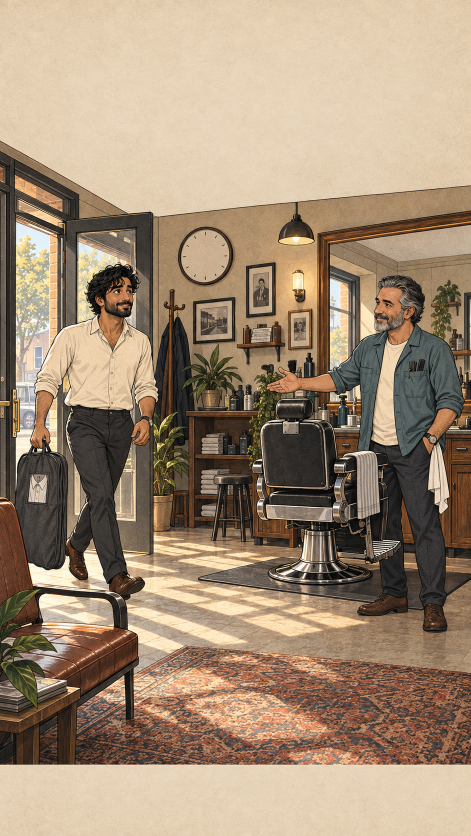
#> input picture episodes/003-just-one-quick-trim/art/01-arrival.png, 941 x 1672 px (shown at 1/2 size)
$ python render_episode.py
#> lines starting #> are read from the running program, lines starting #| are printed output that depends on the picture
from __future__ import annotations

from pathlib import Path
import json
import math
import subprocess

import numpy as np
import soundfile as sf
from PIL import Image, ImageDraw, ImageFilter, ImageFont, ImageOps


ROOT = Path(__file__).resolve().parent
ART = ROOT / "art"
AUDIO = ROOT / "audio"
BUILD = ROOT / "build"
OUT = ROOT / "deliverables"
BUILD.mkdir(exist_ok=True)
OUT.mkdir(exist_ok=True)

W, H = 1080, 1920
FPS = 30
SR = 48000
SAFE_LEFT = 70
SAFE_RIGHT = 930
SAFE_TOP = 260
SAFE_BOTTOM = 1320
CAPTION_BOTTOM = 1240
FONT_REGULAR = "/System/Library/Fonts/Avenir Next.ttc"
FONT_BOLD = "/System/Library/Fonts/Avenir Next.ttc"
INK = (35, 31, 30)
CREAM = (247, 235, 210)
TEAL = (46, 85, 84)
GOLD = (224, 169, 65)


def font(size: int, bold: bool = False) -> ImageFont.FreeTypeFont:
    # Avenir Next collection resolves to a readable default face on macOS.
    return ImageFont.truetype(FONT_BOLD if bold else FONT_REGULAR, size)


def fit_image(path: Path) -> Image.Image:
    return ImageOps.fit(Image.open(path).convert("RGB"), (W, H), method=Image.Resampling.LANCZOS)


# [13 lines left out: function cover_gradient, not called in this run]


def rounded_text_box(draw: ImageDraw.ImageDraw, xy, fill, radius=24, outline=None, width=0):
    draw.rounded_rectangle(xy, radius=radius, fill=fill, outline=outline, width=width)


# [88 lines left out: functions wrap, add_caption, add_time, title_arrival, phone_frame, not called in this run]


def ease(value: float) -> float:
    value = max(0.0, min(1.0, value))
    return value * value * (3 - 2 * value)


def lerp(start: float, end: float, amount: float) -> float:
    return start + (end - start) * amount


# [104 lines left out: functions draw_job_card, reveal_animation_frame, render_reveal_animation, not called in this run]


base = {
    "arrival": fit_image(ART / "01-arrival.png"),
    "beard-arrives": fit_image(ART / "03-beard-arrives.png"),
    "beard-chair": fit_image(ART / "04-beard-chair.png"),
    "neckline-arrives": fit_image(ART / "05-neckline-arrives.png"),
    "neckline-chair": fit_image(ART / "06-neckline-chair.png"),
    "moustache-arrives": fit_image(ART / "07-moustache-arrives.png"),
    "payoff": fit_image(ART / "09-payoff.png"),
    "reaction": fit_image(ART / "10-reaction.png"),
}
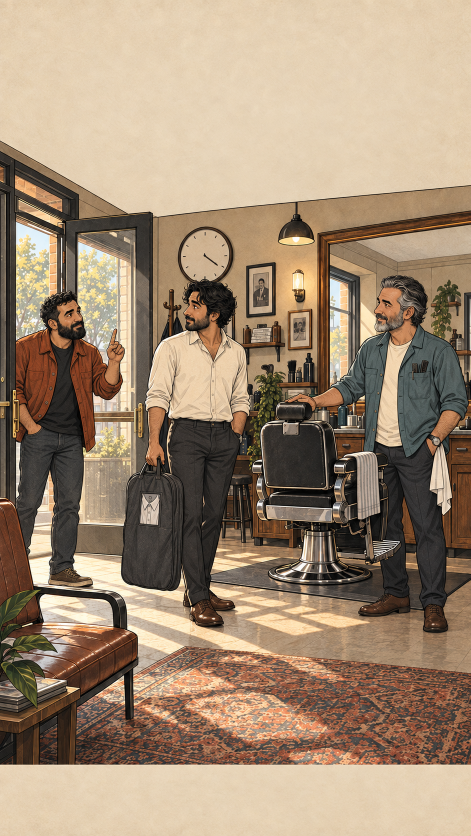
#> input picture episodes/003-just-one-quick-trim/art/03-beard-arrives.png, 941 x 1672 px (shown at 1/2 size)
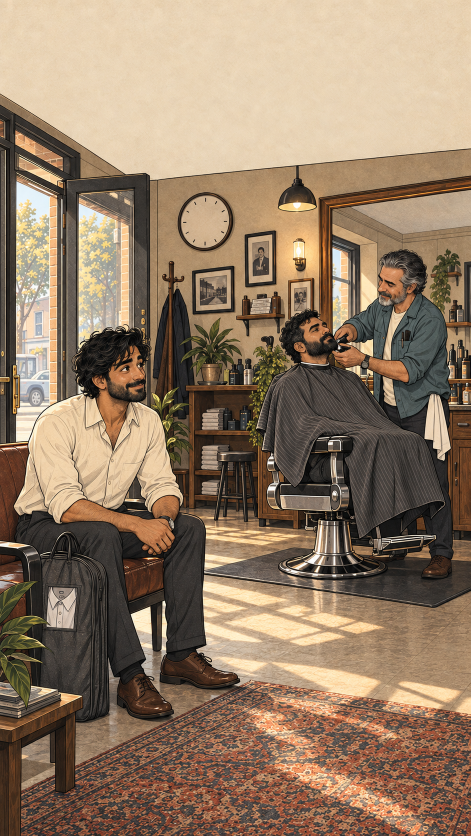
#> input picture episodes/003-just-one-quick-trim/art/04-beard-chair.png, 941 x 1672 px (shown at 1/2 size)
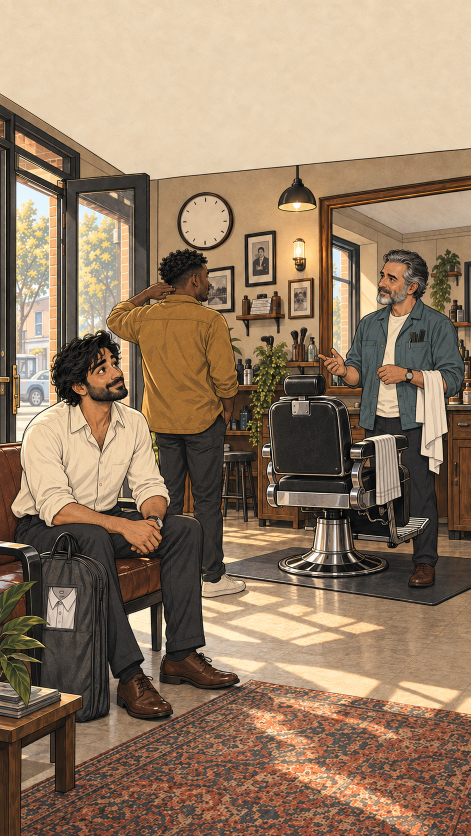
#> input picture episodes/003-just-one-quick-trim/art/05-neckline-arrives.png, 941 x 1672 px (shown at 1/2 size)
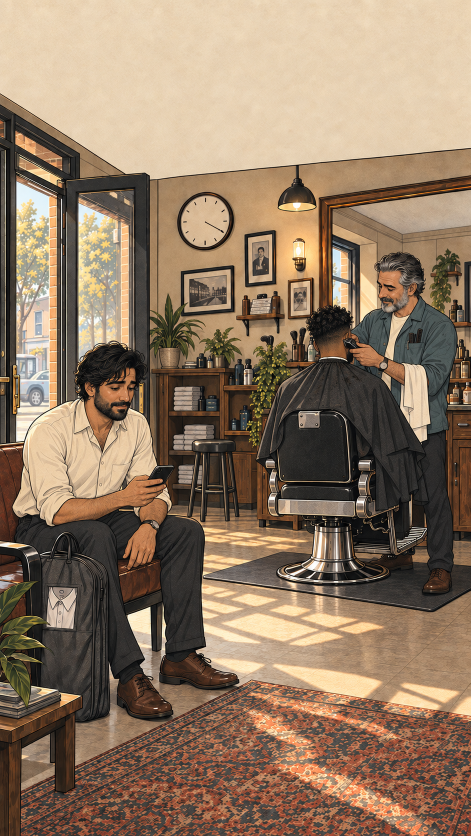
#> input picture episodes/003-just-one-quick-trim/art/06-neckline-chair.png, 941 x 1672 px (shown at 1/2 size)
#> in fit_image (call 5), `return ImageOps.fit(Image.open(path).convert("RGB"), (W, H), method=Im..`:
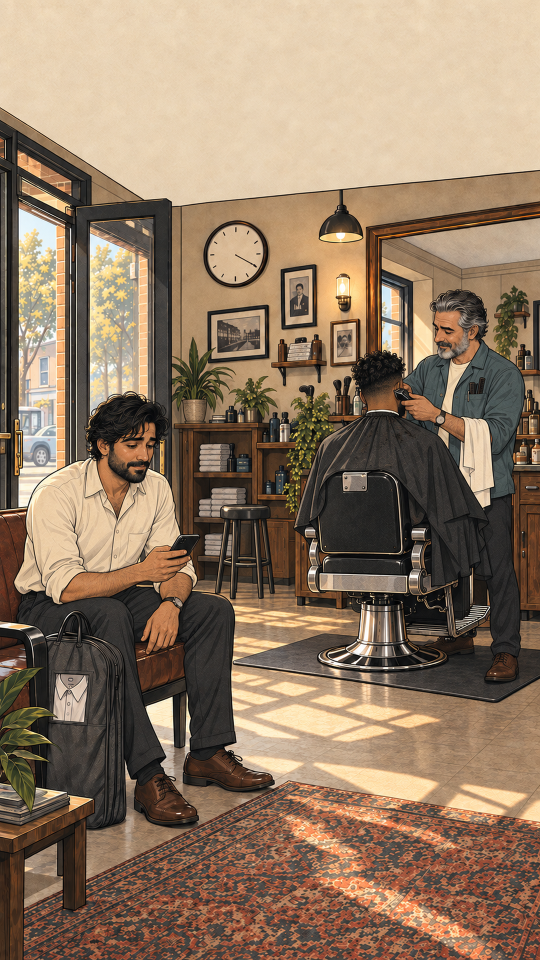
#> returned value: PIL image 1080x1920 RGB (shown at 1/2 size); mean R, G, B 143.5, 121.2, 99.2
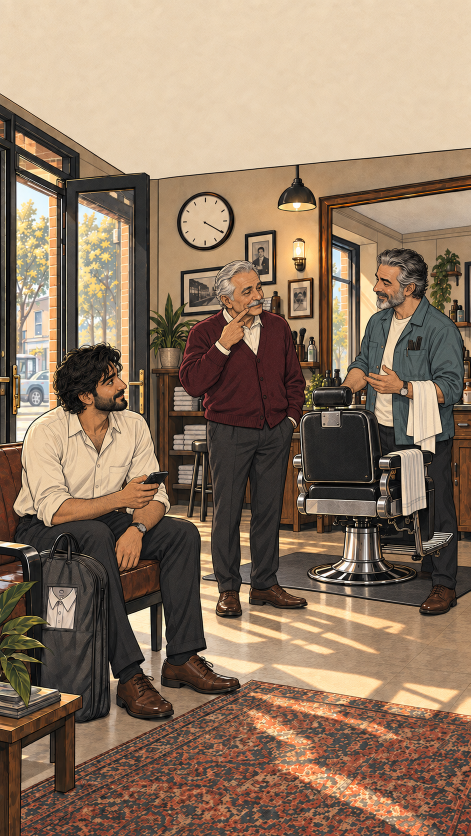
#> input picture episodes/003-just-one-quick-trim/art/07-moustache-arrives.png, 941 x 1672 px (shown at 1/2 size)
#> in fit_image (call 6), `return ImageOps.fit(Image.open(path).convert("RGB"), (W, H), method=Im..`:
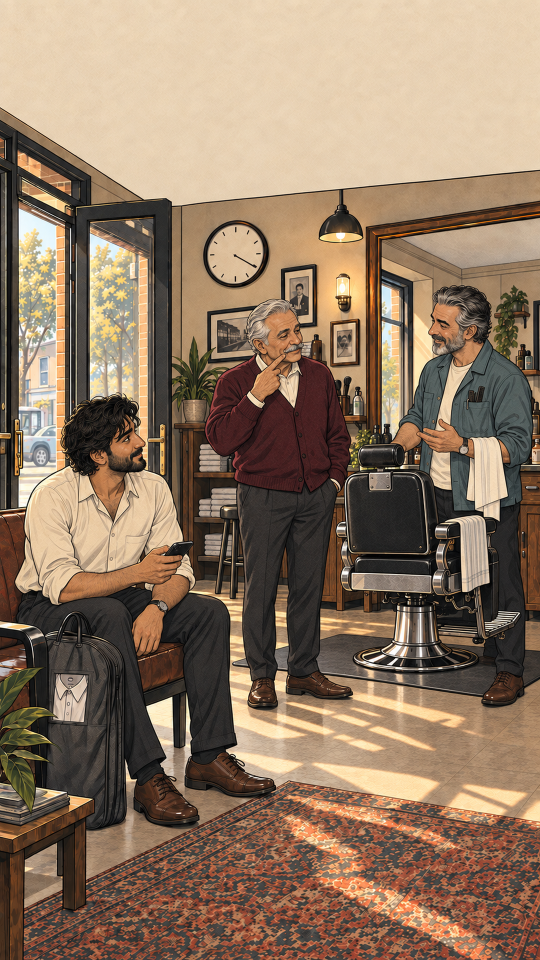
#> returned value: PIL image 1080x1920 RGB (shown at 1/2 size); mean R, G, B 142.7, 119.9, 98.7
#> (the run stopped early here; a loop or call above may not have finished)
